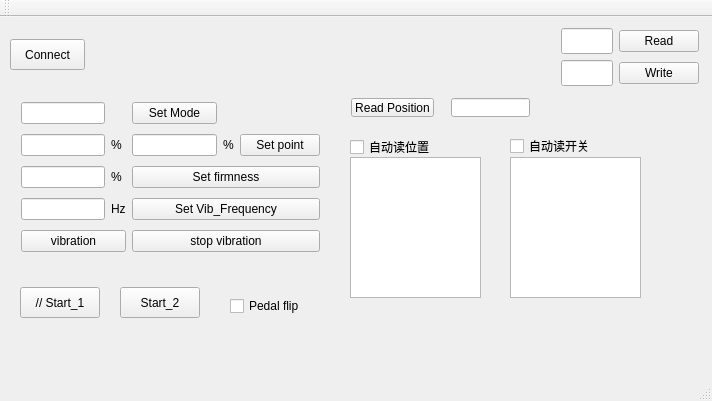
<?xml version="1.0" encoding="UTF-8"?>
<ui version="4.0">
 <class>QtModbus</class>
 <widget class="QMainWindow" name="QtModbus">
  <property name="geometry">
   <rect>
    <x>0</x>
    <y>0</y>
    <width>712</width>
    <height>401</height>
   </rect>
  </property>
  <property name="windowTitle">
   <string>QtModbus</string>
  </property>
  <widget class="QWidget" name="centralWidget">
   <widget class="QPushButton" name="connectButton">
    <property name="geometry">
     <rect>
      <x>10</x>
      <y>22</y>
      <width>75</width>
      <height>31</height>
     </rect>
    </property>
    <property name="text">
     <string>Connect</string>
    </property>
   </widget>
   <widget class="QPushButton" name="btnStart_2">
    <property name="geometry">
     <rect>
      <x>120</x>
      <y>270</y>
      <width>80</width>
      <height>31</height>
     </rect>
    </property>
    <property name="text">
     <string>Start_2</string>
    </property>
   </widget>
   <widget class="QWidget" name="horizontalLayoutWidget_5">
    <property name="geometry">
     <rect>
      <x>340</x>
      <y>70</y>
      <width>201</width>
      <height>41</height>
     </rect>
    </property>
    <layout class="QHBoxLayout" name="horizontalLayout_5">
     <item>
      <widget class="QPushButton" name="PositionReadButton">
       <property name="text">
        <string>Read Position</string>
       </property>
      </widget>
     </item>
     <item>
      <spacer name="horizontalSpacer">
       <property name="orientation">
        <enum>Qt::Horizontal</enum>
       </property>
       <property name="sizeHint" stdset="0">
        <size>
         <width>40</width>
         <height>20</height>
        </size>
       </property>
      </spacer>
     </item>
     <item>
      <widget class="QLineEdit" name="PositionEdit"/>
     </item>
    </layout>
   </widget>
   <widget class="QWidget" name="gridLayoutWidget">
    <property name="geometry">
     <rect>
      <x>10</x>
      <y>70</y>
      <width>321</width>
      <height>181</height>
     </rect>
    </property>
    <layout class="QGridLayout" name="gridLayout_2">
     <item row="1" column="4">
      <widget class="QPushButton" name="PointSetButton">
       <property name="text">
        <string>Set point</string>
       </property>
      </widget>
     </item>
     <item row="1" column="2">
      <widget class="QLineEdit" name="Point2Edit"/>
     </item>
     <item row="2" column="2" colspan="3">
      <widget class="QPushButton" name="FirmnessSetButton">
       <property name="text">
        <string>Set firmness</string>
       </property>
      </widget>
     </item>
     <item row="1" column="0">
      <widget class="QLineEdit" name="Point1Edit"/>
     </item>
     <item row="1" column="1">
      <widget class="QLabel" name="label">
       <property name="text">
        <string>%</string>
       </property>
      </widget>
     </item>
     <item row="2" column="1">
      <widget class="QLabel" name="label_3">
       <property name="text">
        <string>%</string>
       </property>
      </widget>
     </item>
     <item row="3" column="1">
      <widget class="QLabel" name="label_4">
       <property name="text">
        <string>Hz</string>
       </property>
      </widget>
     </item>
     <item row="2" column="0">
      <widget class="QLineEdit" name="FirmnessEdit"/>
     </item>
     <item row="3" column="2" colspan="3">
      <widget class="QPushButton" name="VibFrequencySetButton">
       <property name="text">
        <string>Set Vib_Frequency</string>
       </property>
      </widget>
     </item>
     <item row="3" column="0">
      <widget class="QLineEdit" name="VibFrequencyEdit"/>
     </item>
     <item row="1" column="3">
      <widget class="QLabel" name="label_2">
       <property name="text">
        <string>%</string>
       </property>
      </widget>
     </item>
     <item row="0" column="0">
      <widget class="QLineEdit" name="ModeEdit"/>
     </item>
     <item row="4" column="2" colspan="3">
      <widget class="QPushButton" name="btnStopVibration">
       <property name="text">
        <string>stop vibration</string>
       </property>
      </widget>
     </item>
     <item row="4" column="0" colspan="2">
      <widget class="QPushButton" name="btnVibration">
       <property name="text">
        <string>vibration</string>
       </property>
      </widget>
     </item>
     <item row="0" column="2">
      <widget class="QPushButton" name="ModeSetButton">
       <property name="text">
        <string>Set Mode</string>
       </property>
      </widget>
     </item>
    </layout>
   </widget>
   <widget class="QListWidget" name="PositionlistWidget">
    <property name="geometry">
     <rect>
      <x>350</x>
      <y>140</y>
      <width>131</width>
      <height>141</height>
     </rect>
    </property>
   </widget>
   <widget class="QCheckBox" name="AutoReadPositioncheckBox">
    <property name="geometry">
     <rect>
      <x>350</x>
      <y>120</y>
      <width>141</width>
      <height>20</height>
     </rect>
    </property>
    <property name="text">
     <string>自动读位置</string>
    </property>
   </widget>
   <widget class="QListWidget" name="SwitchlistWidget">
    <property name="geometry">
     <rect>
      <x>510</x>
      <y>140</y>
      <width>131</width>
      <height>141</height>
     </rect>
    </property>
   </widget>
   <widget class="QCheckBox" name="AutoReadSwitchcheckBox">
    <property name="geometry">
     <rect>
      <x>510</x>
      <y>120</y>
      <width>181</width>
      <height>18</height>
     </rect>
    </property>
    <property name="text">
     <string>自动读开关</string>
    </property>
   </widget>
   <widget class="QWidget" name="verticalLayoutWidget">
    <property name="geometry">
     <rect>
      <x>550</x>
      <y>0</y>
      <width>160</width>
      <height>80</height>
     </rect>
    </property>
    <layout class="QVBoxLayout" name="verticalLayout">
     <item>
      <layout class="QHBoxLayout" name="horizontalLayout_3">
       <item>
        <widget class="QLineEdit" name="readEdit">
         <property name="font">
          <font>
           <pointsize>12</pointsize>
          </font>
         </property>
         <property name="readOnly">
          <bool>true</bool>
         </property>
        </widget>
       </item>
       <item>
        <widget class="QPushButton" name="readButton">
         <property name="text">
          <string>Read</string>
         </property>
        </widget>
       </item>
      </layout>
     </item>
     <item>
      <layout class="QHBoxLayout" name="horizontalLayout_2">
       <item>
        <widget class="QLineEdit" name="writeEdit">
         <property name="font">
          <font>
           <pointsize>12</pointsize>
          </font>
         </property>
        </widget>
       </item>
       <item>
        <widget class="QPushButton" name="writeButton">
         <property name="text">
          <string>Write</string>
         </property>
        </widget>
       </item>
      </layout>
     </item>
    </layout>
   </widget>
   <widget class="QPushButton" name="btnStart_1">
    <property name="geometry">
     <rect>
      <x>20</x>
      <y>270</y>
      <width>80</width>
      <height>31</height>
     </rect>
    </property>
    <property name="text">
     <string>// Start_1</string>
    </property>
   </widget>
   <widget class="QCheckBox" name="FlipTestcheckBox">
    <property name="geometry">
     <rect>
      <x>230</x>
      <y>280</y>
      <width>111</width>
      <height>18</height>
     </rect>
    </property>
    <property name="text">
     <string>Pedal flip</string>
    </property>
   </widget>
  </widget>
  <widget class="QMenuBar" name="menuBar">
   <property name="geometry">
    <rect>
     <x>0</x>
     <y>0</y>
     <width>712</width>
     <height>21</height>
    </rect>
   </property>
  </widget>
  <widget class="QToolBar" name="mainToolBar">
   <attribute name="toolBarArea">
    <enum>TopToolBarArea</enum>
   </attribute>
   <attribute name="toolBarBreak">
    <bool>false</bool>
   </attribute>
  </widget>
  <widget class="QStatusBar" name="statusBar"/>
 </widget>
 <layoutdefault spacing="6" margin="11"/>
 <resources/>
 <connections/>
</ui>
